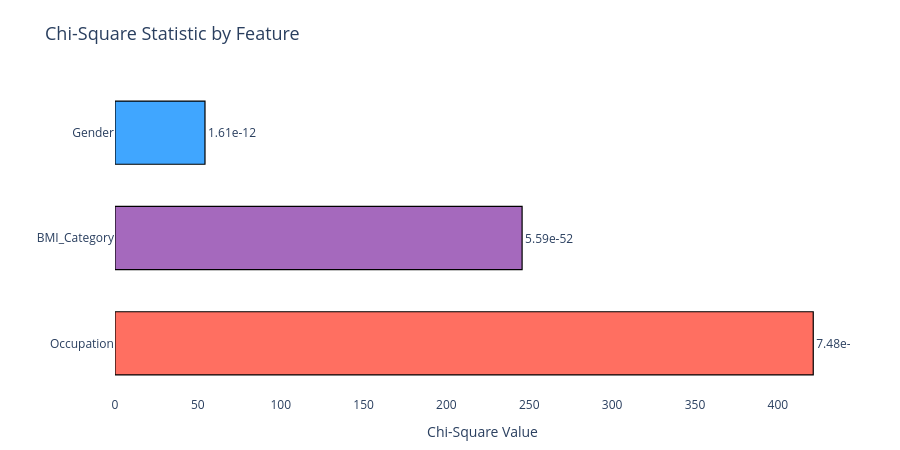

Source (notebook cell):
### Markdown cell above
##### 📊 Visualization
The following bar chart shows how strongly each categorical feature is associated with sleep disorder status, based on its Chi-Square statistic.
Higher values suggest a stronger relationship.

### Code cell
# Sort Chi2 descending
chi_df_sorted = chi_df.sort_values(by='Chi2', ascending=False)

fig = px.bar(
    chi_df.sort_values(by='Chi2'),
    x='Chi2',
    y='Feature',
    orientation='h',
    text='p-value',
    color='Feature',
    color_discrete_sequence=['#40A6FF', '#A569BD', '#FF6F61'],
    title='Chi-Square Statistic by Feature'
)

fig.update_layout(
    title_font=dict(size=18),
    xaxis_title='Chi-Square Value',
    yaxis_title='',
    height=450,
    plot_bgcolor='white',
    bargap=0.4,
    margin=dict(t=80, b=50, l=50, r=50),
    showlegend=False
)

fig.update_traces(
    marker_line_color='black',
    marker_line_width=1.2,
    texttemplate='%{text:.2e}',
    textposition='outside'
)

fig.show()

### Figure 1 — Plotly figure (JSON) as saved in the notebook; plotly's stock layout.template omitted (floating-point values rounded to 4 significant figures)
{"data": [{"hovertemplate": "Feature=%{y}<br>Chi2=%{x}<br>p-value=%{text}<extra></extra>", "legendgroup": "Gender", "marker": {"color": "#40A6FF", "line": {"color": "black", "width": 1.2}, "pattern": {"shape": ""}}, "name": "Gender", "orientation": "h", "showlegend": true, "text": [1.613e-12], "textposition": "outside", "texttemplate": "%{text:.2e}", "type": "bar", "x": [54.31], "xaxis": "x", "y": ["Gender"], "yaxis": "y"}, {"hovertemplate": "Feature=%{y}<br>Chi2=%{x}<br>p-value=%{text}<extra></extra>", "legendgroup": "BMI_Category", "marker": {"color": "#A569BD", "line": {"color": "black", "width": 1.2}, "pattern": {"shape": ""}}, "name": "BMI_Category", "orientation": "h", "showlegend": true, "text": [5.588e-52], "textposition": "outside", "texttemplate": "%{text:.2e}", "type": "bar", "x": [245.7], "xaxis": "x", "y": ["BMI_Category"], "yaxis": "y"}, {"hovertemplate": "Feature=%{y}<br>Chi2=%{x}<br>p-value=%{text}<extra></extra>", "legendgroup": "Occupation", "marker": {"color": "#FF6F61", "line": {"color": "black", "width": 1.2}, "pattern": {"shape": ""}}, "name": "Occupation", "orientation": "h", "showlegend": true, "text": [7.481e-77], "textposition": "outside", "texttemplate": "%{text:.2e}", "type": "bar", "x": [421.4], "xaxis": "x", "y": ["Occupation"], "yaxis": "y"}], "layout": {"bargap": 0.4, "barmode": "relative", "height": 450, "legend": {"title": {"text": "Feature"}, "tracegroupgap": 0}, "margin": {"b": 50, "l": 50, "r": 50, "t": 80}, "plot_bgcolor": "white", "showlegend": false, "title": {"font": {"size": 18}, "text": "Chi-Square Statistic by Feature"}, "xaxis": {"anchor": "y", "domain": [0, 1], "title": {"text": "Chi-Square Value"}}, "yaxis": {"anchor": "x", "categoryarray": ["Occupation", "BMI_Category", "Gender"], "categoryorder": "array", "domain": [0, 1], "title": {"text": ""}}}}
